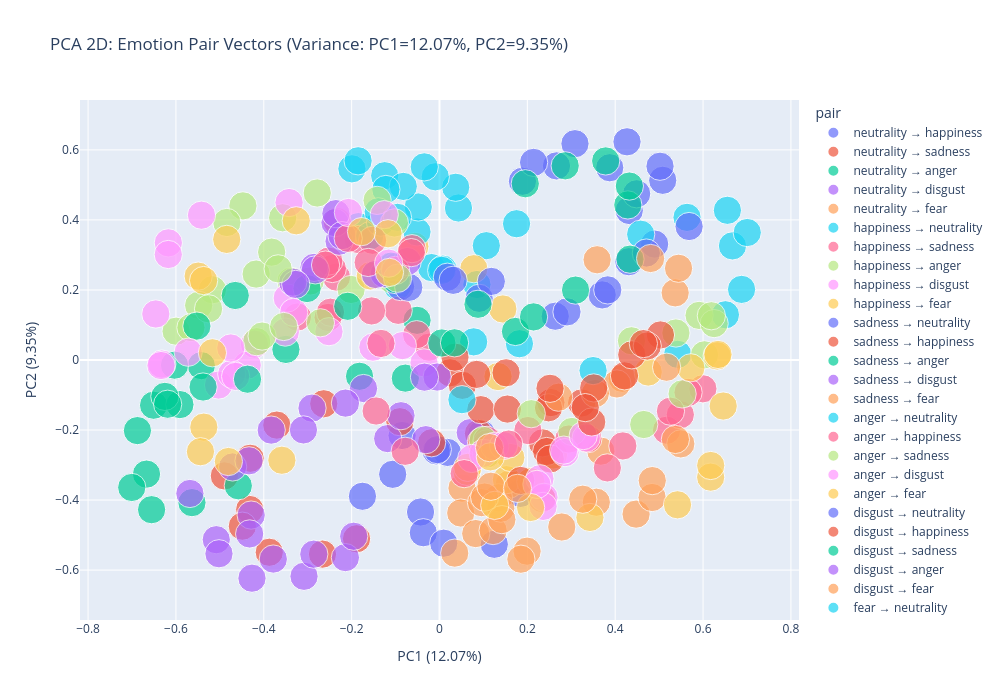

The code cell stored with this chart in its notebook:
### Markdown cell above
## Section 6: Visualize PCA Results

Create interactive 2D and 3D PCA scatter plots colored by emotion pairs and layers.

### Code cell
# 2D PCA colored by emotion pair
fig = px.scatter(
    df_vectors,
    x='pca1_2d',
    y='pca2_2d',
    color='pair',
    size='mean_magnitude',
    hover_data=['layer', 'pair', 'mean_magnitude'],
    title=f'PCA 2D: Emotion Pair Vectors (Variance: PC1={pca_2d.explained_variance_ratio_[0]:.2%}, PC2={pca_2d.explained_variance_ratio_[1]:.2%})',
    labels={'pca1_2d': f'PC1 ({pca_2d.explained_variance_ratio_[0]:.2%})', 
            'pca2_2d': f'PC2 ({pca_2d.explained_variance_ratio_[1]:.2%})'},
    height=700,
    width=1000
)
fig.show()

### Figure 1 — Plotly figure (JSON) as saved in the notebook; plotly's stock layout.template omitted (floating-point values rounded to 4 significant figures)
{"data": [{"customdata": [[0, "neutrality → happiness", 1.0], [1, "neutrality → happiness", 1.0], [2, "neutrality → happiness", 1.0], [3, "neutrality → happiness", 1.0], [4, "neutrality → happiness", 1.0], [5, "neutrality → happiness", 1.0], [6, "neutrality → happiness", 1.0], [7, "neutrality → happiness", 1.0], [8, "neutrality → happiness", 1.0], [9, "neutrality → happiness", 1.0], [10, "neutrality → happiness", 1.0], [11, "neutrality → happiness", 1]], "hovertemplate": "pair=%{customdata[1]}<br>PC1 (12.07%)=%{x}<br>PC2 (9.35%)=%{y}<br>mean_magnitude=%{customdata[2]}<br>layer=%{customdata[0]}<extra></extra>", "legendgroup": "neutrality → happiness", "marker": {"color": "#636efa", "size": [1.0, 1.0, 1.0, 1.0, 1.0, 1.0, 1.0, 1.0, 1.0, 1.0, 1.0, 1.0], "sizemode": "area", "sizeref": 0.0025, "symbol": "circle"}, "mode": "markers", "name": "neutrality → happiness", "orientation": "v", "showlegend": true, "type": "scatter", "x": [0.09617, 0.0181, -0.007639, -0.08515, -0.004898, -0.1065, -0.1754, -0.04316, -0.03687, 0.009579, 0.1248, 0.1846], "xaxis": "x", "y": [-0.2114, -0.2639, -0.2595, -0.2155, -0.256, -0.3264, -0.3892, -0.4341, -0.4933, -0.5232, -0.5263, -0.3809], "yaxis": "y"}, {"customdata": [[0, "neutrality → sadness", 1.0], [1, "neutrality → sadness", 1.0], [2, "neutrality → sadness", 1.0], [3, "neutrality → sadness", 1.0], [4, "neutrality → sadness", 1.0], [5, "neutrality → sadness", 1.0], [6, "neutrality → sadness", 1.0], [7, "neutrality → sadness", 1.0], [8, "neutrality → sadness", 1.0], [9, "neutrality → sadness", 1.0], [10, "neutrality → sadness", 1.0], [11, "neutrality → sadness", 1.0]], "hovertemplate": "pair=%{customdata[1]}<br>PC1 (12.07%)=%{x}<br>PC2 (9.35%)=%{y}<br>mean_magnitude=%{customdata[2]}<br>layer=%{customdata[0]}<extra></extra>", "legendgroup": "neutrality → sadness", "marker": {"color": "#EF553B", "size": [1.0, 1.0, 1.0, 1.0, 1.0, 1.0, 1.0, 1.0, 1.0, 1.0, 1.0, 1.0], "sizemode": "area", "sizeref": 0.0025, "symbol": "circle"}, "mode": "markers", "name": "neutrality → sadness", "orientation": "v", "showlegend": true, "type": "scatter", "x": [0.0887, -0.01796, -0.09025, -0.2635, -0.3703, -0.4311, -0.4898, -0.4321, -0.4489, -0.3876, -0.2663, -0.1889], "xaxis": "x", "y": [-0.2098, -0.2364, -0.1762, -0.1251, -0.1859, -0.2807, -0.331, -0.4269, -0.4746, -0.5491, -0.5543, -0.5106], "yaxis": "y"}, {"customdata": [[0, "neutrality → anger", 1.0], [1, "neutrality → anger", 1.0], [2, "neutrality → anger", 1.0], [3, "neutrality → anger", 1.0], [4, "neutrality → anger", 1.0], [5, "neutrality → anger", 1.0], [6, "neutrality → anger", 1.0], [7, "neutrality → anger", 1.0], [8, "neutrality → anger", 1.0], [9, "neutrality → anger", 1.0], [10, "neutrality → anger", 1.0], [11, "neutrality → anger", 1.0]], "hovertemplate": "pair=%{customdata[1]}<br>PC1 (12.07%)=%{x}<br>PC2 (9.35%)=%{y}<br>mean_magnitude=%{customdata[2]}<br>layer=%{customdata[0]}<extra></extra>", "legendgroup": "neutrality → anger", "marker": {"color": "#00cc96", "size": [1.0, 1.0, 1.0, 1.0, 1.0, 1.0, 1.0, 1.0, 1.0, 1.0, 1.0, 1.0], "sizemode": "area", "sizeref": 0.0025, "symbol": "circle"}, "mode": "markers", "name": "neutrality → anger", "orientation": "v", "showlegend": true, "type": "scatter", "x": [-0.05108, -0.0778, -0.182, -0.3496, -0.5422, -0.6509, -0.6877, -0.667, -0.7006, -0.6554, -0.5635, -0.458], "xaxis": "x", "y": [0.1133, -0.0518, -0.0465, 0.03022, -0.01614, -0.1291, -0.2016, -0.3259, -0.364, -0.4275, -0.4074, -0.3592], "yaxis": "y"}, {"customdata": [[0, "neutrality → disgust", 1.0], [1, "neutrality → disgust", 1.0], [2, "neutrality → disgust", 1.0], [3, "neutrality → disgust", 1.0], [4, "neutrality → disgust", 1.0], [5, "neutrality → disgust", 1.0], [6, "neutrality → disgust", 1.0], [7, "neutrality → disgust", 1.0], [8, "neutrality → disgust", 1.0], [9, "neutrality → disgust", 1.0], [10, "neutrality → disgust", 1.0], [11, "neutrality → disgust", 1.0]], "hovertemplate": "pair=%{customdata[1]}<br>PC1 (12.07%)=%{x}<br>PC2 (9.35%)=%{y}<br>mean_magnitude=%{customdata[2]}<br>layer=%{customdata[0]}<extra></extra>", "legendgroup": "neutrality → disgust", "marker": {"color": "#ab63fa", "size": [1.0, 1.0, 1.0, 1.0, 1.0, 1.0, 1.0, 1.0, 1.0, 1.0, 1.0, 1.0], "sizemode": "area", "sizeref": 0.0025, "symbol": "circle"}, "mode": "markers", "name": "neutrality → disgust", "orientation": "v", "showlegend": true, "type": "scatter", "x": [0.06995, -0.03108, -0.1179, -0.2902, -0.3831, -0.4709, -0.5682, -0.5082, -0.502, -0.4269, -0.3084, -0.2142], "xaxis": "x", "y": [-0.2074, -0.2275, -0.2245, -0.1374, -0.2002, -0.3054, -0.3812, -0.5132, -0.5533, -0.6231, -0.6177, -0.5643], "yaxis": "y"}, {"customdata": [[0, "neutrality → fear", 1.0], [1, "neutrality → fear", 1.0], [2, "neutrality → fear", 1.0], [3, "neutrality → fear", 1.0], [4, "neutrality → fear", 1.0], [5, "neutrality → fear", 1.0], [6, "neutrality → fear", 1.0], [7, "neutrality → fear", 1.0], [8, "neutrality → fear", 1.0], [9, "neutrality → fear", 1.0], [10, "neutrality → fear", 1.0], [11, "neutrality → fear", 1.0]], "hovertemplate": "pair=%{customdata[1]}<br>PC1 (12.07%)=%{x}<br>PC2 (9.35%)=%{y}<br>mean_magnitude=%{customdata[2]}<br>layer=%{customdata[0]}<extra></extra>", "legendgroup": "neutrality → fear", "marker": {"color": "#FFA15A", "size": [1.0, 1.0, 1.0, 1.0, 1.0, 1.0, 1.0, 1.0, 1.0, 1.0, 1.0, 1.0], "sizemode": "area", "sizeref": 0.0025, "symbol": "circle"}, "mode": "markers", "name": "neutrality → fear", "orientation": "v", "showlegend": true, "type": "scatter", "x": [0.1107, 0.05127, 0.04836, 0.08247, 0.1994, 0.1853, 0.03469, 0.122, 0.159, 0.1343, 0.1395, 0.09564], "xaxis": "x", "y": [-0.268, -0.3659, -0.437, -0.4957, -0.5459, -0.5688, -0.5515, -0.487, -0.3541, -0.3935, -0.4232, -0.4073], "yaxis": "y"}, {"customdata": [[0, "happiness → neutrality", 1.0], [1, "happiness → neutrality", 1.0], [2, "happiness → neutrality", 1.0], [3, "happiness → neutrality", 1.0], [4, "happiness → neutrality", 1.0], [5, "happiness → neutrality", 1.0], [6, "happiness → neutrality", 1.0], [7, "happiness → neutrality", 1.0], [8, "happiness → neutrality", 1.0], [9, "happiness → neutrality", 1.0], [10, "happiness → neutrality", 1.0], [11, "happiness → neutrality", 1]], "hovertemplate": "pair=%{customdata[1]}<br>PC1 (12.07%)=%{x}<br>PC2 (9.35%)=%{y}<br>mean_magnitude=%{customdata[2]}<br>layer=%{customdata[0]}<extra></extra>", "legendgroup": "happiness → neutrality", "marker": {"color": "#19d3f3", "size": [1.0, 1.0, 1.0, 1.0, 1.0, 1.0, 1.0, 1.0, 1.0, 1.0, 1.0, 1.0], "sizemode": "area", "sizeref": 0.0025, "symbol": "circle"}, "mode": "markers", "name": "happiness → neutrality", "orientation": "v", "showlegend": true, "type": "scatter", "x": [-0.09617, -0.0181, 0.007639, 0.08515, 0.004898, 0.1065, 0.1754, 0.04316, 0.03687, -0.009579, -0.1248, -0.1846], "xaxis": "x", "y": [0.2114, 0.2639, 0.2595, 0.2155, 0.256, 0.3264, 0.3892, 0.4341, 0.4933, 0.5232, 0.5263, 0.3809], "yaxis": "y"}, {"customdata": [[0, "happiness → sadness", 1.0], [1, "happiness → sadness", 1.0], [2, "happiness → sadness", 1.0], [3, "happiness → sadness", 1.0], [4, "happiness → sadness", 1.0], [5, "happiness → sadness", 1.0], [6, "happiness → sadness", 1.0], [7, "happiness → sadness", 1.0], [8, "happiness → sadness", 1.0], [9, "happiness → sadness", 1.0], [10, "happiness → sadness", 1.0], [11, "happiness → sadness", 1.0]], "hovertemplate": "pair=%{customdata[1]}<br>PC1 (12.07%)=%{x}<br>PC2 (9.35%)=%{y}<br>mean_magnitude=%{customdata[2]}<br>layer=%{customdata[0]}<extra></extra>", "legendgroup": "happiness → sadness", "marker": {"color": "#FF6692", "size": [1.0, 1.0, 1.0, 1.0, 1.0, 1.0, 1.0, 1.0, 1.0, 1.0, 1.0, 1.0], "sizemode": "area", "sizeref": 0.0025, "symbol": "circle"}, "mode": "markers", "name": "happiness → sadness", "orientation": "v", "showlegend": true, "type": "scatter", "x": [-0.02391, -0.052, -0.09405, -0.1545, -0.3236, -0.2536, -0.2482, -0.2345, -0.244, -0.1849, -0.2331, -0.2521], "xaxis": "x", "y": [0.03659, 0.07232, 0.1419, 0.1401, 0.1227, 0.1216, 0.1365, 0.2367, 0.2613, 0.344, 0.3956, 0.2826], "yaxis": "y"}, {"customdata": [[0, "happiness → anger", 1.0], [1, "happiness → anger", 1.0], [2, "happiness → anger", 1.0], [3, "happiness → anger", 1.0], [4, "happiness → anger", 1.0], [5, "happiness → anger", 1.0], [6, "happiness → anger", 1.0], [7, "happiness → anger", 1.0], [8, "happiness → anger", 1.0], [9, "happiness → anger", 1.0], [10, "happiness → anger", 1.0], [11, "happiness → anger", 1.0]], "hovertemplate": "pair=%{customdata[1]}<br>PC1 (12.07%)=%{x}<br>PC2 (9.35%)=%{y}<br>mean_magnitude=%{customdata[2]}<br>layer=%{customdata[0]}<extra></extra>", "legendgroup": "happiness → anger", "marker": {"color": "#B6E880", "size": [1.0, 1.0, 1.0, 1.0, 1.0, 1.0, 1.0, 1.0, 1.0, 1.0, 1.0, 1.0], "sizemode": "area", "sizeref": 0.0025, "symbol": "circle"}, "mode": "markers", "name": "happiness → anger", "orientation": "v", "showlegend": true, "type": "scatter", "x": [-0.1085, -0.1083, -0.2012, -0.2946, -0.5169, -0.5483, -0.5996, -0.5659, -0.5257, -0.4174, -0.3821, -0.3378], "xaxis": "x", "y": [0.2392, 0.2293, 0.2015, 0.2256, 0.2007, 0.1562, 0.08223, 0.09256, 0.1462, 0.2454, 0.3081, 0.2248], "yaxis": "y"}, {"customdata": [[0, "happiness → disgust", 1.0], [1, "happiness → disgust", 1.0], [2, "happiness → disgust", 1.0], [3, "happiness → disgust", 1.0], [4, "happiness → disgust", 1.0], [5, "happiness → disgust", 1.0], [6, "happiness → disgust", 1.0], [7, "happiness → disgust", 1.0], [8, "happiness → disgust", 1.0], [9, "happiness → disgust", 1.0], [10, "happiness → disgust", 1.0], [11, "happiness → disgust", 1]], "hovertemplate": "pair=%{customdata[1]}<br>PC1 (12.07%)=%{x}<br>PC2 (9.35%)=%{y}<br>mean_magnitude=%{customdata[2]}<br>layer=%{customdata[0]}<extra></extra>", "legendgroup": "happiness → disgust", "marker": {"color": "#FF97FF", "size": [1.0, 1.0, 1.0, 1.0, 1.0, 1.0, 1.0, 1.0, 1.0, 1.0, 1.0, 1.0], "sizemode": "area", "sizeref": 0.0025, "symbol": "circle"}, "mode": "markers", "name": "happiness → disgust", "orientation": "v", "showlegend": true, "type": "scatter", "x": [-0.03524, -0.08454, -0.1516, -0.2516, -0.4212, -0.4377, -0.503, -0.473, -0.4641, -0.351, -0.3466, -0.3318], "xaxis": "x", "y": [-0.008166, 0.04109, 0.03655, 0.08088, 0.04527, -0.01474, -0.0715, -0.04004, -0.04686, 0.0797, 0.177, 0.136], "yaxis": "y"}, {"customdata": [[0, "happiness → fear", 1.0], [1, "happiness → fear", 1.0], [2, "happiness → fear", 1.0], [3, "happiness → fear", 1.0], [4, "happiness → fear", 1.0], [5, "happiness → fear", 1.0], [6, "happiness → fear", 1.0], [7, "happiness → fear", 1.0], [8, "happiness → fear", 1.0], [9, "happiness → fear", 1.0], [10, "happiness → fear", 1], [11, "happiness → fear", 1]], "hovertemplate": "pair=%{customdata[1]}<br>PC1 (12.07%)=%{x}<br>PC2 (9.35%)=%{y}<br>mean_magnitude=%{customdata[2]}<br>layer=%{customdata[0]}<extra></extra>", "legendgroup": "happiness → fear", "marker": {"color": "#FECB52", "size": [1.0, 1.0, 1.0, 1.0, 1.0, 1.0, 1.0, 1.0, 1.0, 1.0, 1.0, 1.0], "sizemode": "area", "sizeref": 0.0025, "symbol": "circle"}, "mode": "markers", "name": "happiness → fear", "orientation": "v", "showlegend": true, "type": "scatter", "x": [0.1001, 0.06253, 0.06427, 0.1524, 0.2078, 0.2594, 0.1623, 0.1332, 0.1442, 0.07814, -0.05621, -0.1575], "xaxis": "x", "y": [-0.2559, -0.3179, -0.3066, -0.3418, -0.3474, -0.2711, -0.2786, -0.04731, 0.1457, 0.2607, 0.3245, 0.2401], "yaxis": "y"}, {"customdata": [[0, "sadness → neutrality", 1.0], [1, "sadness → neutrality", 1.0], [2, "sadness → neutrality", 1.0], [3, "sadness → neutrality", 1.0], [4, "sadness → neutrality", 1.0], [5, "sadness → neutrality", 1.0], [6, "sadness → neutrality", 1.0], [7, "sadness → neutrality", 1.0], [8, "sadness → neutrality", 1.0], [9, "sadness → neutrality", 1.0], [10, "sadness → neutrality", 1.0], [11, "sadness → neutrality", 1.0]], "hovertemplate": "pair=%{customdata[1]}<br>PC1 (12.07%)=%{x}<br>PC2 (9.35%)=%{y}<br>mean_magnitude=%{customdata[2]}<br>layer=%{customdata[0]}<extra></extra>", "legendgroup": "sadness → neutrality", "marker": {"color": "#636efa", "size": [1.0, 1.0, 1.0, 1.0, 1.0, 1.0, 1.0, 1.0, 1.0, 1.0, 1.0, 1.0], "sizemode": "area", "sizeref": 0.0025, "symbol": "circle"}, "mode": "markers", "name": "sadness → neutrality", "orientation": "v", "showlegend": true, "type": "scatter", "x": [-0.0887, 0.01796, 0.09025, 0.2635, 0.3703, 0.4311, 0.4898, 0.4321, 0.4489, 0.3876, 0.2663, 0.1889], "xaxis": "x", "y": [0.2098, 0.2364, 0.1762, 0.1251, 0.1859, 0.2807, 0.331, 0.4269, 0.4746, 0.5491, 0.5543, 0.5106], "yaxis": "y"}, {"customdata": [[0, "sadness → happiness", 1.0], [1, "sadness → happiness", 1.0], [2, "sadness → happiness", 1.0], [3, "sadness → happiness", 1.0], [4, "sadness → happiness", 1.0], [5, "sadness → happiness", 1.0], [6, "sadness → happiness", 1.0], [7, "sadness → happiness", 1.0], [8, "sadness → happiness", 1.0], [9, "sadness → happiness", 1.0], [10, "sadness → happiness", 1.0], [11, "sadness → happiness", 1.0]], "hovertemplate": "pair=%{customdata[1]}<br>PC1 (12.07%)=%{x}<br>PC2 (9.35%)=%{y}<br>mean_magnitude=%{customdata[2]}<br>layer=%{customdata[0]}<extra></extra>", "legendgroup": "sadness → happiness", "marker": {"color": "#EF553B", "size": [1.0, 1.0, 1.0, 1.0, 1.0, 1.0, 1.0, 1.0, 1.0, 1.0, 1.0, 1.0], "sizemode": "area", "sizeref": 0.0025, "symbol": "circle"}, "mode": "markers", "name": "sadness → happiness", "orientation": "v", "showlegend": true, "type": "scatter", "x": [0.02391, 0.052, 0.09405, 0.1545, 0.3236, 0.2536, 0.2482, 0.2345, 0.244, 0.1849, 0.2331, 0.2521], "xaxis": "x", "y": [-0.03659, -0.07232, -0.1419, -0.1401, -0.1227, -0.1216, -0.1365, -0.2367, -0.2613, -0.344, -0.3956, -0.2826], "yaxis": "y"}, {"customdata": [[0, "sadness → anger", 1.0], [1, "sadness → anger", 1.0], [2, "sadness → anger", 1.0], [3, "sadness → anger", 1.0], [4, "sadness → anger", 1.0], [5, "sadness → anger", 1.0], [6, "sadness → anger", 1.0], [7, "sadness → anger", 1.0], [8, "sadness → anger", 1.0], [9, "sadness → anger", 1.0], [10, "sadness → anger", 1.0], [11, "sadness → anger", 1.0]], "hovertemplate": "pair=%{customdata[1]}<br>PC1 (12.07%)=%{x}<br>PC2 (9.35%)=%{y}<br>mean_magnitude=%{customdata[2]}<br>layer=%{customdata[0]}<extra></extra>", "legendgroup": "sadness → anger", "marker": {"color": "#00cc96", "size": [1.0, 1.0, 1.0, 1.0, 1.0, 1.0, 1.0, 1.0, 1.0, 1.0, 1.0, 1.0], "sizemode": "area", "sizeref": 0.0025, "symbol": "circle"}, "mode": "markers", "name": "sadness → anger", "orientation": "v", "showlegend": true, "type": "scatter", "x": [-0.09937, -0.107, -0.2089, -0.3015, -0.465, -0.5523, -0.6032, -0.5909, -0.6252, -0.6189, -0.5382, -0.4371], "xaxis": "x", "y": [0.2295, 0.268, 0.1534, 0.2041, 0.1842, 0.09688, -0.01476, -0.1273, -0.1039, -0.1263, -0.07714, -0.05481], "yaxis": "y"}, {"customdata": [[0, "sadness → disgust", 1.0], [1, "sadness → disgust", 1.0], [2, "sadness → disgust", 1.0], [3, "sadness → disgust", 1.0], [4, "sadness → disgust", 1.0], [5, "sadness → disgust", 1.0], [6, "sadness → disgust", 1.0], [7, "sadness → disgust", 1.0], [8, "sadness → disgust", 1.0], [9, "sadness → disgust", 1.0], [10, "sadness → disgust", 1.0], [11, "sadness → disgust", 1.0]], "hovertemplate": "pair=%{customdata[1]}<br>PC1 (12.07%)=%{x}<br>PC2 (9.35%)=%{y}<br>mean_magnitude=%{customdata[2]}<br>layer=%{customdata[0]}<extra></extra>", "legendgroup": "sadness → disgust", "marker": {"color": "#ab63fa", "size": [1.0, 1.0, 1.0, 1.0, 1.0, 1.0, 1.0, 1.0, 1.0, 1.0, 1.0, 1.0], "sizemode": "area", "sizeref": 0.0025, "symbol": "circle"}, "mode": "markers", "name": "sadness → disgust", "orientation": "v", "showlegend": true, "type": "scatter", "x": [-0.005363, -0.03422, -0.08768, -0.173, -0.2141, -0.3098, -0.4337, -0.4287, -0.4323, -0.3784, -0.2861, -0.1953], "xaxis": "x", "y": [-0.04864, -0.04901, -0.1591, -0.08149, -0.1231, -0.1996, -0.288, -0.4428, -0.4967, -0.5685, -0.5545, -0.5033], "yaxis": "y"}, {"customdata": [[0, "sadness → fear", 1.0], [1, "sadness → fear", 1.0], [2, "sadness → fear", 1.0], [3, "sadness → fear", 1.0], [4, "sadness → fear", 1.0], [5, "sadness → fear", 1.0], [6, "sadness → fear", 1.0], [7, "sadness → fear", 1.0], [8, "sadness → fear", 1.0], [9, "sadness → fear", 1.0], [10, "sadness → fear", 1.0], [11, "sadness → fear", 1.0]], "hovertemplate": "pair=%{customdata[1]}<br>PC1 (12.07%)=%{x}<br>PC2 (9.35%)=%{y}<br>mean_magnitude=%{customdata[2]}<br>layer=%{customdata[0]}<extra></extra>", "legendgroup": "sadness → fear", "marker": {"color": "#FFA15A", "size": [1.0, 1.0, 1.0, 1.0, 1.0, 1.0, 1.0, 1.0, 1.0, 1.0, 1.0, 1.0], "sizemode": "area", "sizeref": 0.0025, "symbol": "circle"}, "mode": "markers", "name": "sadness → fear", "orientation": "v", "showlegend": true, "type": "scatter", "x": [0.09553, 0.1027, 0.142, 0.2783, 0.4475, 0.4841, 0.357, 0.3673, 0.4161, 0.4039, 0.3547, 0.2711], "xaxis": "x", "y": [-0.2334, -0.3914, -0.4558, -0.4769, -0.4401, -0.3927, -0.4061, -0.2603, -0.05225, -0.06833, -0.09571, -0.1063], "yaxis": "y"}, {"customdata": [[0, "anger → neutrality", 1.0], [1, "anger → neutrality", 1.0], [2, "anger → neutrality", 1.0], [3, "anger → neutrality", 1.0], [4, "anger → neutrality", 1.0], [5, "anger → neutrality", 1.0], [6, "anger → neutrality", 1.0], [7, "anger → neutrality", 1.0], [8, "anger → neutrality", 1.0], [9, "anger → neutrality", 1.0], [10, "anger → neutrality", 1.0], [11, "anger → neutrality", 1.0]], "hovertemplate": "pair=%{customdata[1]}<br>PC1 (12.07%)=%{x}<br>PC2 (9.35%)=%{y}<br>mean_magnitude=%{customdata[2]}<br>layer=%{customdata[0]}<extra></extra>", "legendgroup": "anger → neutrality", "marker": {"color": "#19d3f3", "size": [1.0, 1.0, 1.0, 1.0, 1.0, 1.0, 1.0, 1.0, 1.0, 1.0, 1.0, 1.0], "sizemode": "area", "sizeref": 0.0025, "symbol": "circle"}, "mode": "markers", "name": "anger → neutrality", "orientation": "v", "showlegend": true, "type": "scatter", "x": [0.05108, 0.0778, 0.182, 0.3496, 0.5422, 0.6509, 0.6877, 0.667, 0.7006, 0.6554, 0.5635, 0.458], "xaxis": "x", "y": [-0.1133, 0.0518, 0.0465, -0.03022, 0.01614, 0.1291, 0.2016, 0.3259, 0.364, 0.4275, 0.4074, 0.3592], "yaxis": "y"}, {"customdata": [[0, "anger → happiness", 1.0], [1, "anger → happiness", 1.0], [2, "anger → happiness", 1.0], [3, "anger → happiness", 1.0], [4, "anger → happiness", 1.0], [5, "anger → happiness", 1.0], [6, "anger → happiness", 1.0], [7, "anger → happiness", 1.0], [8, "anger → happiness", 1.0], [9, "anger → happiness", 1.0], [10, "anger → happiness", 1.0], [11, "anger → happiness", 1.0]], "hovertemplate": "pair=%{customdata[1]}<br>PC1 (12.07%)=%{x}<br>PC2 (9.35%)=%{y}<br>mean_magnitude=%{customdata[2]}<br>layer=%{customdata[0]}<extra></extra>", "legendgroup": "anger → happiness", "marker": {"color": "#FF6692", "size": [1.0, 1.0, 1.0, 1.0, 1.0, 1.0, 1.0, 1.0, 1.0, 1.0, 1.0, 1.0], "sizemode": "area", "sizeref": 0.0025, "symbol": "circle"}, "mode": "markers", "name": "anger → happiness", "orientation": "v", "showlegend": true, "type": "scatter", "x": [0.1085, 0.1083, 0.2012, 0.2946, 0.5169, 0.5483, 0.5996, 0.5659, 0.5257, 0.4174, 0.3821, 0.3378], "xaxis": "x", "y": [-0.2392, -0.2293, -0.2015, -0.2256, -0.2007, -0.1562, -0.08223, -0.09256, -0.1462, -0.2454, -0.3081, -0.2248], "yaxis": "y"}, {"customdata": [[0, "anger → sadness", 1.0], [1, "anger → sadness", 1.0], [2, "anger → sadness", 1.0], [3, "anger → sadness", 1.0], [4, "anger → sadness", 1.0], [5, "anger → sadness", 1.0], [6, "anger → sadness", 1.0], [7, "anger → sadness", 1.0], [8, "anger → sadness", 1.0], [9, "anger → sadness", 1.0], [10, "anger → sadness", 1.0], [11, "anger → sadness", 1.0]], "hovertemplate": "pair=%{customdata[1]}<br>PC1 (12.07%)=%{x}<br>PC2 (9.35%)=%{y}<br>mean_magnitude=%{customdata[2]}<br>layer=%{customdata[0]}<extra></extra>", "legendgroup": "anger → sadness", "marker": {"color": "#B6E880", "size": [1.0, 1.0, 1.0, 1.0, 1.0, 1.0, 1.0, 1.0, 1.0, 1.0, 1.0, 1.0], "sizemode": "area", "sizeref": 0.0025, "symbol": "circle"}, "mode": "markers", "name": "anger → sadness", "orientation": "v", "showlegend": true, "type": "scatter", "x": [0.09937, 0.107, 0.2089, 0.3015, 0.465, 0.5523, 0.6032, 0.5909, 0.6252, 0.6189, 0.5382, 0.4371], "xaxis": "x", "y": [-0.2295, -0.268, -0.1534, -0.2041, -0.1842, -0.09688, 0.01476, 0.1273, 0.1039, 0.1263, 0.07714, 0.05481], "yaxis": "y"}, {"customdata": [[0, "anger → disgust", 1.0], [1, "anger → disgust", 1.0], [2, "anger → disgust", 1.0], [3, "anger → disgust", 1.0], [4, "anger → disgust", 1.0], [5, "anger → disgust", 1.0], [6, "anger → disgust", 1.0], [7, "anger → disgust", 1.0], [8, "anger → disgust", 1.0], [9, "anger → disgust", 1.0], [10, "anger → disgust", 1.0], [11, "anger → disgust", 1.0]], "hovertemplate": "pair=%{customdata[1]}<br>PC1 (12.07%)=%{x}<br>PC2 (9.35%)=%{y}<br>mean_magnitude=%{customdata[2]}<br>layer=%{customdata[0]}<extra></extra>", "legendgroup": "anger → disgust", "marker": {"color": "#FF97FF", "size": [1.0, 1.0, 1.0, 1.0, 1.0, 1.0, 1.0, 1.0, 1.0, 1.0, 1.0, 1.0], "sizemode": "area", "sizeref": 0.0025, "symbol": "circle"}, "mode": "markers", "name": "anger → disgust", "orientation": "v", "showlegend": true, "type": "scatter", "x": [0.09964, 0.07341, 0.1258, 0.1459, 0.2856, 0.2828, 0.334, 0.3273, 0.2286, 0.2378, 0.2358, 0.2219], "xaxis": "x", "y": [-0.2667, -0.2812, -0.2463, -0.2442, -0.2645, -0.2573, -0.2224, -0.2159, -0.3392, -0.3921, -0.4181, -0.3552], "yaxis": "y"}, {"customdata": [[0, "anger → fear", 1.0], [1, "anger → fear", 1.0], [2, "anger → fear", 1.0], [3, "anger → fear", 1.0], [4, "anger → fear", 1.0], [5, "anger → fear", 1.0], [6, "anger → fear", 1.0], [7, "anger → fear", 1.0], [8, "anger → fear", 1.0], [9, "anger → fear", 1.0], [10, "anger → fear", 1.0], [11, "anger → fear", 1.0]], "hovertemplate": "pair=%{customdata[1]}<br>PC1 (12.07%)=%{x}<br>PC2 (9.35%)=%{y}<br>mean_magnitude=%{customdata[2]}<br>layer=%{customdata[0]}<extra></extra>", "legendgroup": "anger → fear", "marker": {"color": "#FECB52", "size": [1.0, 1.0, 1.0, 1.0, 1.0, 1.0, 1.0, 1.0, 1.0, 1.0, 1.0, 1.0], "sizemode": "area", "sizeref": 0.0025, "symbol": "circle"}, "mode": "markers", "name": "anger → fear", "orientation": "v", "showlegend": true, "type": "scatter", "x": [0.1158, 0.1258, 0.2074, 0.3424, 0.5419, 0.6173, 0.6175, 0.6458, 0.6321, 0.634, 0.5722, 0.4751], "xaxis": "x", "y": [-0.2766, -0.415, -0.4212, -0.4496, -0.4135, -0.3346, -0.3013, -0.1314, 0.01162, 0.01583, -0.02229, -0.03432], "yaxis": "y"}, {"customdata": [[0, "disgust → neutrality", 1.0], [1, "disgust → neutrality", 1.0], [2, "disgust → neutrality", 1.0], [3, "disgust → neutrality", 1.0], [4, "disgust → neutrality", 1.0], [5, "disgust → neutrality", 1.0], [6, "disgust → neutrality", 1.0], [7, "disgust → neutrality", 1.0], [8, "disgust → neutrality", 1.0], [9, "disgust → neutrality", 1.0], [10, "disgust → neutrality", 1.0], [11, "disgust → neutrality", 1.0]], "hovertemplate": "pair=%{customdata[1]}<br>PC1 (12.07%)=%{x}<br>PC2 (9.35%)=%{y}<br>mean_magnitude=%{customdata[2]}<br>layer=%{customdata[0]}<extra></extra>", "legendgroup": "disgust → neutrality", "marker": {"color": "#636efa", "size": [1.0, 1.0, 1.0, 1.0, 1.0, 1.0, 1.0, 1.0, 1.0, 1.0, 1.0, 1.0], "sizemode": "area", "sizeref": 0.0025, "symbol": "circle"}, "mode": "markers", "name": "disgust → neutrality", "orientation": "v", "showlegend": true, "type": "scatter", "x": [-0.06995, 0.03108, 0.1179, 0.2902, 0.3831, 0.4709, 0.5682, 0.5082, 0.502, 0.4269, 0.3084, 0.2142], "xaxis": "x", "y": [0.2074, 0.2275, 0.2245, 0.1374, 0.2002, 0.3054, 0.3812, 0.5132, 0.5533, 0.6231, 0.6177, 0.5643], "yaxis": "y"}, {"customdata": [[0, "disgust → happiness", 1.0], [1, "disgust → happiness", 1.0], [2, "disgust → happiness", 1.0], [3, "disgust → happiness", 1.0], [4, "disgust → happiness", 1.0], [5, "disgust → happiness", 1.0], [6, "disgust → happiness", 1.0], [7, "disgust → happiness", 1.0], [8, "disgust → happiness", 1.0], [9, "disgust → happiness", 1.0], [10, "disgust → happiness", 1.0], [11, "disgust → happiness", 1]], "hovertemplate": "pair=%{customdata[1]}<br>PC1 (12.07%)=%{x}<br>PC2 (9.35%)=%{y}<br>mean_magnitude=%{customdata[2]}<br>layer=%{customdata[0]}<extra></extra>", "legendgroup": "disgust → happiness", "marker": {"color": "#EF553B", "size": [1.0, 1.0, 1.0, 1.0, 1.0, 1.0, 1.0, 1.0, 1.0, 1.0, 1.0, 1.0], "sizemode": "area", "sizeref": 0.0025, "symbol": "circle"}, "mode": "markers", "name": "disgust → happiness", "orientation": "v", "showlegend": true, "type": "scatter", "x": [0.03524, 0.08454, 0.1516, 0.2516, 0.4212, 0.4377, 0.503, 0.473, 0.4641, 0.351, 0.3466, 0.3318], "xaxis": "x", "y": [0.008166, -0.04109, -0.03655, -0.08088, -0.04527, 0.01474, 0.0715, 0.04004, 0.04686, -0.0797, -0.177, -0.136], "yaxis": "y"}, {"customdata": [[0, "disgust → sadness", 1.0], [1, "disgust → sadness", 1.0], [2, "disgust → sadness", 1.0], [3, "disgust → sadness", 1.0], [4, "disgust → sadness", 1.0], [5, "disgust → sadness", 1.0], [6, "disgust → sadness", 1.0], [7, "disgust → sadness", 1.0], [8, "disgust → sadness", 1.0], [9, "disgust → sadness", 1.0], [10, "disgust → sadness", 1.0], [11, "disgust → sadness", 1.0]], "hovertemplate": "pair=%{customdata[1]}<br>PC1 (12.07%)=%{x}<br>PC2 (9.35%)=%{y}<br>mean_magnitude=%{customdata[2]}<br>layer=%{customdata[0]}<extra></extra>", "legendgroup": "disgust → sadness", "marker": {"color": "#00cc96", "size": [1.0, 1.0, 1.0, 1.0, 1.0, 1.0, 1.0, 1.0, 1.0, 1.0, 1.0, 1.0], "sizemode": "area", "sizeref": 0.0025, "symbol": "circle"}, "mode": "markers", "name": "disgust → sadness", "orientation": "v", "showlegend": true, "type": "scatter", "x": [0.005363, 0.03422, 0.08768, 0.173, 0.2141, 0.3098, 0.4337, 0.4287, 0.4323, 0.3784, 0.2861, 0.1953], "xaxis": "x", "y": [0.04864, 0.04901, 0.1591, 0.08149, 0.1231, 0.1996, 0.288, 0.4428, 0.4967, 0.5685, 0.5545, 0.5033], "yaxis": "y"}, {"customdata": [[0, "disgust → anger", 1.0], [1, "disgust → anger", 1.0], [2, "disgust → anger", 1.0], [3, "disgust → anger", 1.0], [4, "disgust → anger", 1.0], [5, "disgust → anger", 1.0], [6, "disgust → anger", 1.0], [7, "disgust → anger", 1.0], [8, "disgust → anger", 1.0], [9, "disgust → anger", 1.0], [10, "disgust → anger", 1.0], [11, "disgust → anger", 1.0]], "hovertemplate": "pair=%{customdata[1]}<br>PC1 (12.07%)=%{x}<br>PC2 (9.35%)=%{y}<br>mean_magnitude=%{customdata[2]}<br>layer=%{customdata[0]}<extra></extra>", "legendgroup": "disgust → anger", "marker": {"color": "#ab63fa", "size": [1.0, 1.0, 1.0, 1.0, 1.0, 1.0, 1.0, 1.0, 1.0, 1.0, 1.0, 1.0], "sizemode": "area", "sizeref": 0.0025, "symbol": "circle"}, "mode": "markers", "name": "disgust → anger", "orientation": "v", "showlegend": true, "type": "scatter", "x": [-0.09964, -0.07341, -0.1258, -0.1459, -0.2856, -0.2828, -0.334, -0.3273, -0.2286, -0.2378, -0.2358, -0.2219], "xaxis": "x", "y": [0.2667, 0.2812, 0.2463, 0.2442, 0.2645, 0.2573, 0.2224, 0.2159, 0.3392, 0.3921, 0.4181, 0.3552], "yaxis": "y"}, {"customdata": [[0, "disgust → fear", 1.0], [1, "disgust → fear", 1.0], [2, "disgust → fear", 1.0], [3, "disgust → fear", 1.0], [4, "disgust → fear", 1.0], [5, "disgust → fear", 1.0], [6, "disgust → fear", 1.0], [7, "disgust → fear", 1.0], [8, "disgust → fear", 1.0], [9, "disgust → fear", 1.0], [10, "disgust → fear", 1], [11, "disgust → fear", 1.0]], "hovertemplate": "pair=%{customdata[1]}<br>PC1 (12.07%)=%{x}<br>PC2 (9.35%)=%{y}<br>mean_magnitude=%{customdata[2]}<br>layer=%{customdata[0]}<extra></extra>", "legendgroup": "disgust → fear", "marker": {"color": "#FFA15A", "size": [1.0, 1.0, 1.0, 1.0, 1.0, 1.0, 1.0, 1.0, 1.0, 1.0, 1.0, 1.0], "sizemode": "area", "sizeref": 0.0025, "symbol": "circle"}, "mode": "markers", "name": "disgust → fear", "orientation": "v", "showlegend": true, "type": "scatter", "x": [0.1139, 0.1171, 0.1775, 0.3262, 0.4844, 0.5494, 0.537, 0.517, 0.5365, 0.5442, 0.4806, 0.3588], "xaxis": "x", "y": [-0.2502, -0.3606, -0.3666, -0.3975, -0.3444, -0.2396, -0.2269, -0.02062, 0.1918, 0.2619, 0.2899, 0.2863], "yaxis": "y"}, {"customdata": [[0, "fear → neutrality", 1.0], [1, "fear → neutrality", 1.0], [2, "fear → neutrality", 1.0], [3, "fear → neutrality", 1.0], [4, "fear → neutrality", 1.0], [5, "fear → neutrality", 1.0], [6, "fear → neutrality", 1.0], [7, "fear → neutrality", 1.0], [8, "fear → neutrality", 1.0], [9, "fear → neutrality", 1.0], [10, "fear → neutrality", 1.0], [11, "fear → neutrality", 1.0]], "hovertemplate": "pair=%{customdata[1]}<br>PC1 (12.07%)=%{x}<br>PC2 (9.35%)=%{y}<br>mean_magnitude=%{customdata[2]}<br>layer=%{customdata[0]}<extra></extra>", "legendgroup": "fear → neutrality", "marker": {"color": "#19d3f3", "size": [1.0, 1.0, 1.0, 1.0, 1.0, 1.0, 1.0, 1.0, 1.0, 1.0, 1.0, 1.0], "sizemode": "area", "sizeref": 0.0025, "symbol": "circle"}, "mode": "markers", "name": "fear → neutrality", "orientation": "v", "showlegend": true, "type": "scatter", "x": [-0.1107, -0.05127, -0.04836, -0.08247, -0.1994, -0.1853, -0.03469, -0.122, -0.159, -0.1343, -0.1395, -0.09564], "xaxis": "x", "y": [0.268, 0.3659, 0.437, 0.4957, 0.5459, 0.5688, 0.5515, 0.487, 0.3541, 0.3935, 0.4232, 0.4073], "yaxis": "y"}, {"customdata": [[0, "fear → happiness", 1.0], [1, "fear → happiness", 1.0], [2, "fear → happiness", 1.0], [3, "fear → happiness", 1.0], [4, "fear → happiness", 1.0], [5, "fear → happiness", 1.0], [6, "fear → happiness", 1.0], [7, "fear → happiness", 1.0], [8, "fear → happiness", 1.0], [9, "fear → happiness", 1.0], [10, "fear → happiness", 1], [11, "fear → happiness", 1]], "hovertemplate": "pair=%{customdata[1]}<br>PC1 (12.07%)=%{x}<br>PC2 (9.35%)=%{y}<br>mean_magnitude=%{customdata[2]}<br>layer=%{customdata[0]}<extra></extra>", "legendgroup": "fear → happiness", "marker": {"color": "#FF6692", "size": [1.0, 1.0, 1.0, 1.0, 1.0, 1.0, 1.0, 1.0, 1.0, 1.0, 1.0, 1.0], "sizemode": "area", "sizeref": 0.0025, "symbol": "circle"}, "mode": "markers", "name": "fear → happiness", "orientation": "v", "showlegend": true, "type": "scatter", "x": [-0.1001, -0.06253, -0.06427, -0.1524, -0.2078, -0.2594, -0.1623, -0.1332, -0.1442, -0.07814, 0.05621, 0.1575], "xaxis": "x", "y": [0.2559, 0.3179, 0.3066, 0.3418, 0.3474, 0.2711, 0.2786, 0.04731, -0.1457, -0.2607, -0.3245, -0.2401], "yaxis": "y"}, {"customdata": [[0, "fear → sadness", 1.0], [1, "fear → sadness", 1.0], [2, "fear → sadness", 1.0], [3, "fear → sadness", 1.0], [4, "fear → sadness", 1.0], [5, "fear → sadness", 1.0], [6, "fear → sadness", 1.0], [7, "fear → sadness", 1.0], [8, "fear → sadness", 1.0], [9, "fear → sadness", 1.0], [10, "fear → sadness", 1.0], [11, "fear → sadness", 1.0]], "hovertemplate": "pair=%{customdata[1]}<br>PC1 (12.07%)=%{x}<br>PC2 (9.35%)=%{y}<br>mean_magnitude=%{customdata[2]}<br>layer=%{customdata[0]}<extra></extra>", "legendgroup": "fear → sadness", "marker": {"color": "#B6E880", "size": [1.0, 1.0, 1.0, 1.0, 1.0, 1.0, 1.0, 1.0, 1.0, 1.0, 1.0, 1.0], "sizemode": "area", "sizeref": 0.0025, "symbol": "circle"}, "mode": "markers", "name": "fear → sadness", "orientation": "v", "showlegend": true, "type": "scatter", "x": [-0.09553, -0.1027, -0.142, -0.2783, -0.4475, -0.4841, -0.357, -0.3673, -0.4161, -0.4039, -0.3547, -0.2711], "xaxis": "x", "y": [0.2334, 0.3914, 0.4558, 0.4769, 0.4401, 0.3927, 0.4061, 0.2603, 0.05225, 0.06833, 0.09571, 0.1063], "yaxis": "y"}, {"customdata": [[0, "fear → anger", 1.0], [1, "fear → anger", 1.0], [2, "fear → anger", 1.0], [3, "fear → anger", 1.0], [4, "fear → anger", 1.0], [5, "fear → anger", 1.0], [6, "fear → anger", 1.0], [7, "fear → anger", 1.0], [8, "fear → anger", 1.0], [9, "fear → anger", 1.0], [10, "fear → anger", 1.0], [11, "fear → anger", 1.0]], "hovertemplate": "pair=%{customdata[1]}<br>PC1 (12.07%)=%{x}<br>PC2 (9.35%)=%{y}<br>mean_magnitude=%{customdata[2]}<br>layer=%{customdata[0]}<extra></extra>", "legendgroup": "fear → anger", "marker": {"color": "#FF97FF", "size": [1.0, 1.0, 1.0, 1.0, 1.0, 1.0, 1.0, 1.0, 1.0, 1.0, 1.0, 1.0], "sizemode": "area", "sizeref": 0.0025, "symbol": "circle"}, "mode": "markers", "name": "fear → anger", "orientation": "v", "showlegend": true, "type": "scatter", "x": [-0.1158, -0.1258, -0.2074, -0.3424, -0.5419, -0.6173, -0.6175, -0.6458, -0.6321, -0.634, -0.5722, -0.4751], "xaxis": "x", "y": [0.2766, 0.415, 0.4212, 0.4496, 0.4135, 0.3346, 0.3013, 0.1314, -0.01162, -0.01583, 0.02229, 0.03432], "yaxis": "y"}, {"customdata": [[0, "fear → disgust", 1.0], [1, "fear → disgust", 1.0], [2, "fear → disgust", 1.0], [3, "fear → disgust", 1.0], [4, "fear → disgust", 1.0], [5, "fear → disgust", 1.0], [6, "fear → disgust", 1.0], [7, "fear → disgust", 1.0], [8, "fear → disgust", 1.0], [9, "fear → disgust", 1.0], [10, "fear → disgust", 1], [11, "fear → disgust", 1.0]], "hovertemplate": "pair=%{customdata[1]}<br>PC1 (12.07%)=%{x}<br>PC2 (9.35%)=%{y}<br>mean_magnitude=%{customdata[2]}<br>layer=%{customdata[0]}<extra></extra>", "legendgroup": "fear → disgust", "marker": {"color": "#FECB52", "size": [1.0, 1.0, 1.0, 1.0, 1.0, 1.0, 1.0, 1.0, 1.0, 1.0, 1.0, 1.0], "sizemode": "area", "sizeref": 0.0025, "symbol": "circle"}, "mode": "markers", "name": "fear → disgust", "orientation": "v", "showlegend": true, "type": "scatter", "x": [-0.1139, -0.1171, -0.1775, -0.3262, -0.4844, -0.5494, -0.537, -0.517, -0.5365, -0.5442, -0.4806, -0.3588], "xaxis": "x", "y": [0.2502, 0.3606, 0.3666, 0.3975, 0.3444, 0.2396, 0.2269, 0.02062, -0.1918, -0.2619, -0.2899, -0.2863], "yaxis": "y"}], "layout": {"height": 700, "legend": {"itemsizing": "constant", "title": {"text": "pair"}, "tracegroupgap": 0}, "title": {"text": "PCA 2D: Emotion Pair Vectors (Variance: PC1=12.07%, PC2=9.35%)"}, "width": 1000, "xaxis": {"anchor": "y", "domain": [0, 1], "title": {"text": "PC1 (12.07%)"}}, "yaxis": {"anchor": "x", "domain": [0, 1], "title": {"text": "PC2 (9.35%)"}}}}
